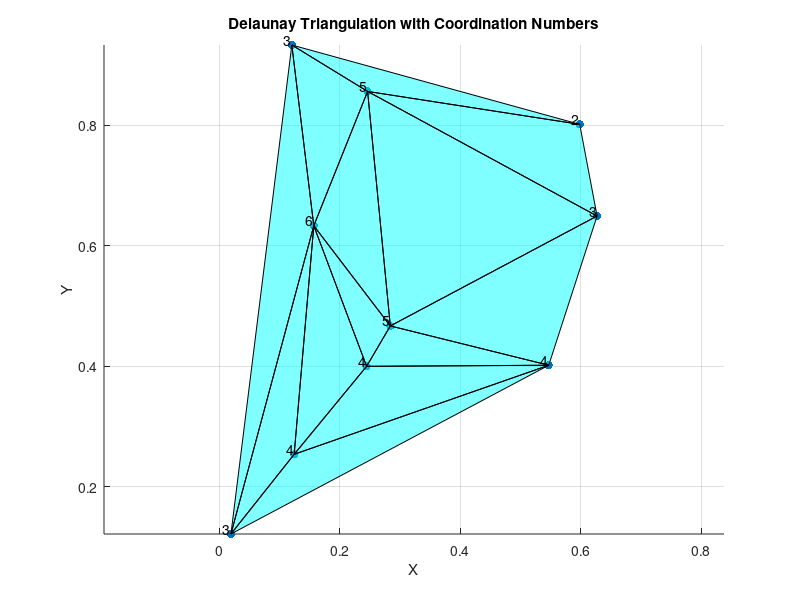

The MATLAB source for this figure:
% 生成一些随机点
numPoints = 10; % 点的数量
x = rand(numPoints, 1); % x 坐标
y = rand(numPoints, 1); % y 坐标

% 进行 Delaunay 三角剖分
tri = delaunay(x, y);

% 初始化配位数数组
coordinationNumber = zeros(numPoints, 1);

% 计算每个三角形的配位数
for i = 1:size(tri, 1)
    triangle = tri(i, :); % 三角形的顶点索引
    for j = 1:3
        coordinationNumber(triangle(j)) = coordinationNumber(triangle(j)) + 1;
    end
end

% 输出每个点的配位数
disp('各点的配位数:');
disp(coordinationNumber);

% 可视化结果
figure(10);
scatter(x, y, 'filled');
hold on;

% 绘制三角形
trisurf(tri, x, y, zeros(size(x)), 'FaceColor', 'cyan', 'EdgeColor', 'black', 'FaceAlpha', 0.5);

% 设置图形属性
title('Delaunay Triangulation with Coordination Numbers');
xlabel('X');
ylabel('Y');
axis equal; % 保持坐标轴比例
grid on;

% 在对应的点上显示配位数
for k = 1:numPoints
    text(x(k), y(k), num2str(coordinationNumber(k)), 'VerticalAlignment', 'bottom', 'HorizontalAlignment', 'right');
end

hold off;
